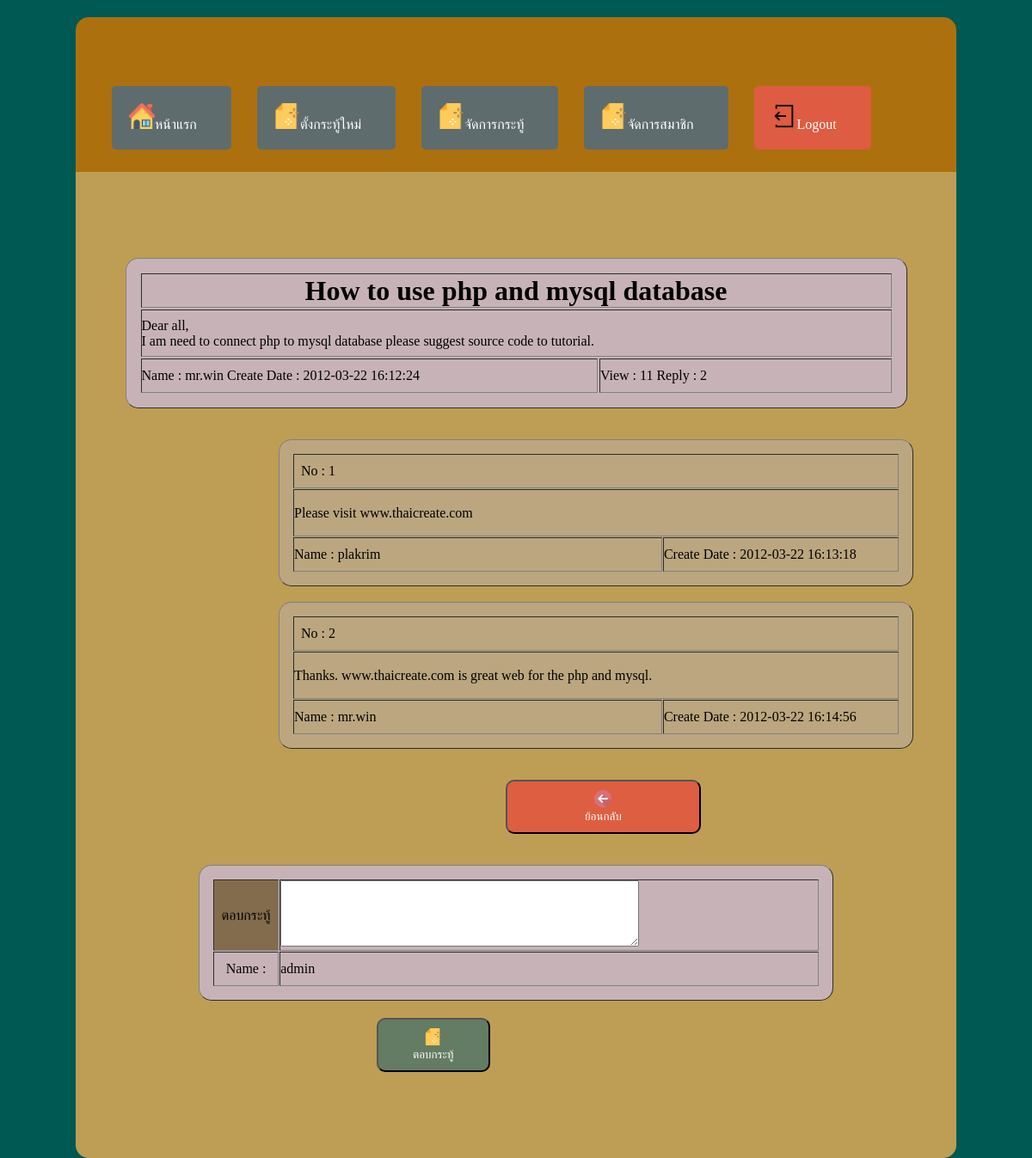
Page /ViewWebboard.php?QuestionID=00016 (signed in) on the committed database.
### tables this page shows
CREATE TABLE `webboard` (
  `QuestionID` int(5) UNSIGNED ZEROFILL NOT NULL,
  `CreateDate` datetime NOT NULL,
  `Question` varchar(255) NOT NULL,
  `Details` text NOT NULL,
  `Name` varchar(50) NOT NULL,
  `View` int(5) NOT NULL,
  `Reply` int(5) NOT NULL
);

CREATE TABLE `reply` (
  `ReplyID` int(5) UNSIGNED ZEROFILL NOT NULL,
  `QuestionID` int(5) UNSIGNED ZEROFILL NOT NULL,
  `CreateDate` datetime NOT NULL,
  `Details` text NOT NULL,
  `Name` varchar(50) NOT NULL
);

### ViewWebboard.php (the view, shortened to what this page needs)
<?php
    include 'include.php';
?>
<!DOCTYPE html>
<html>
<head>
	<link rel="stylesheet" type="text/css" href="style.css">
</head>
<body>
 <div id="top">
     <?php
          if ($_SESSION["level"]=='admin') {
           ?>
            <div id="nav">
              <ul>
                <li><a href="webboard.php"><img src="img/house.png" width="30">หน้าแรก</a></li>
                <li><a href="NewQuestion.php"><img src="img/new.png" width="30">ตั้งกระทู้ใหม่</a></li>
                <li><a href="webboard2.php"><img src="img/new.png" width="30">จัดการกระทู้</a></li>
                <li><a href="listuser.php"><img src="img/new.png" width="30">จัดการสมาชิก</a></li>
                <li style="background-color: #de5c41"><a href="logout.php"> <img src="img/exit.png" width="30">Logout</a></li>
              </ul>
            </div>
      <?php
          }
     ?>
  </div>
<div id="reply">
<?php
$strSQL = "SELECT * FROM webboard  WHERE QuestionID = '".$_GET["QuestionID"]."' ";
$objQuery = mysqli_query($link,$strSQL) or die ("Error Query [".$strSQL."]");
$objResult = mysqli_fetch_array($objQuery,MYSQLI_ASSOC);
$strSQL = "UPDATE webboard ";
$strSQL .="SET View = View + 1 WHERE QuestionID = '".$_GET["QuestionID"]."' ";
?>
<div align="center">
<table width="909" border="1">
    <tr>
        <td colspan="2"><center><h1><?=$objResult["Question"];?></h1></center></td>
    </tr>
    <tr>
        <td height="53" colspan="2"><?=nl2br($objResult["Details"]);?></td>
    </tr>
    <tr>
        <td width="397">Name : <?php echo $objResult["Name"];?> Create Date : <?php echo $objResult["CreateDate"];?></td>
        <td width="253">View : <?=$objResult["View"];?> Reply : <?=$objResult["Reply"];?></td>
    </tr>
</table>
</div>
<br>
<br>
<?php
$intRows = 0;
$strSQL2 = "SELECT * FROM reply  WHERE QuestionID = '".$_GET["QuestionID"]."' ";
$objQuery2 = mysqli_query($link,$strSQL2) or die ("Error Query [".$strSQL."]");
while($objResult2 = mysqli_fetch_array($objQuery2,MYSQLI_ASSOC))
{
	$intRows++;
?>
<table width="738" border="1" cellpadding="1" cellspacing="1"  style="background-color: #bba67f; margin-right: 50px;">
  <tr ><td colspan="2"> &nbsp No : <?php echo $intRows;?></td></tr>
  <tr>
    <td height="53" colspan="2"><?=nl2br($objResult2["Details"]);?></td>
  </tr>
  <tr>
    <td width="397">Name :
        <?=$objResult2["Name"];?>      </td>
    <td width="253">Create Date :
    <?=$objResult2["CreateDate"];?></td>
  </tr>
</table><br>
<?php
}
?>
<br>
<button onclick="window.location.href='webboard.php'" style="margin-left: 500px; padding: 10px 90px 10px 90px; background-color:#de5e41" ><img src="img/back.png" width="20" ><p>ย้อนกลับ</p></button>
<br>
<br>
<br>
<form action="ViewWebboard.php?QuestionID=<?=$_GET["QuestionID"];?>&Action=Save" method="post" name="frmMain" id="frmMain">
  <table width="738" border="1" cellpadding="1" cellspacing="1">
    <tr>
      <td width="78" style="background-color: #836c4d;" align="center">ตอบกระทู้</td>
      <td><textarea name="txtDetails" cols="50" rows="5" id="txtDetails"></textarea></td>
    </tr>
    <tr>
      <td width="78" align="center">Name : </td>
      <td width="647"><input name="txtName" type="hidden" id="txtName" value="" size="50"><?php echo $_SESSION["username"];?></td>
    </tr>
  </table>
     <button type="submit" id="btnSave" name="btnSave" style="margin-left: 350px; margin-top: 20px;"><img src="img/new.png" width="20" ><p>ตอบกระทู้</p></button>
</form>
</div>
</body>
</html>

### style.css (style rules this page uses)
* { margin: 0; padding: 0; }
body { width:100%; height:100%; background-color: #005952; transition-duration: 0.4s; }
a { text-decoration: none; }
#top { background-color:#ad700e; margin: 0 auto; height: 180px; width: 1024px; border-top-right-radius: 15px; border-top-left-radius: 15px; margin-top: 20px; text-align: center; }
#nav { margin: 0 auto; width: 1000px; height: 100px; }
#nav ul li { float: left; list-style: none; display: block; padding: 20px 20px 20px 0px; background-color: #5e6c6d; margin-left: 30px; border-radius: 5px; margin-top: 80px; }
#nav ul li a { text-decoration: none; color: white; padding: 20px 20px 20px 20px; transition-duration: 0.4s; }
#reply { padding-top: 100px; margin: 0 auto; width: 1024px; background-color: #be9e55; border-bottom-right-radius: 15px; border-bottom-left-radius: 15px; padding-bottom: 100px; }
#reply table { background-color: #c7b3b7; margin: 0 auto; border-radius: 15px; padding : 15px 15px 15px 15px; }
#reply table tr { height: 40px; }
#reply button { padding: 10px 40px 10px 40px; background-color: #647b64; border-radius: 10px; transition-duration: 0.4s; }
#reply button p { color: white; }

### rows in the picture
webboard: Question "How to use php and mysql database", Details "Dear all, I am need to connect php to mysql database please suggest source code to tutorial.", Name "mr.win", CreateDate "2012-03-22 16:12:24", View "11", Reply "2"
reply: Details "Please visit www.thaicreate.com", Name "plakrim", CreateDate "2012-03-22 16:13:18"
reply: Details "Thanks. www.thaicreate.com is great web for the php and mysql.", Name "mr.win", CreateDate "2012-03-22 16:14:56"

### other values in the picture
$_SESSION["username"] "admin"
